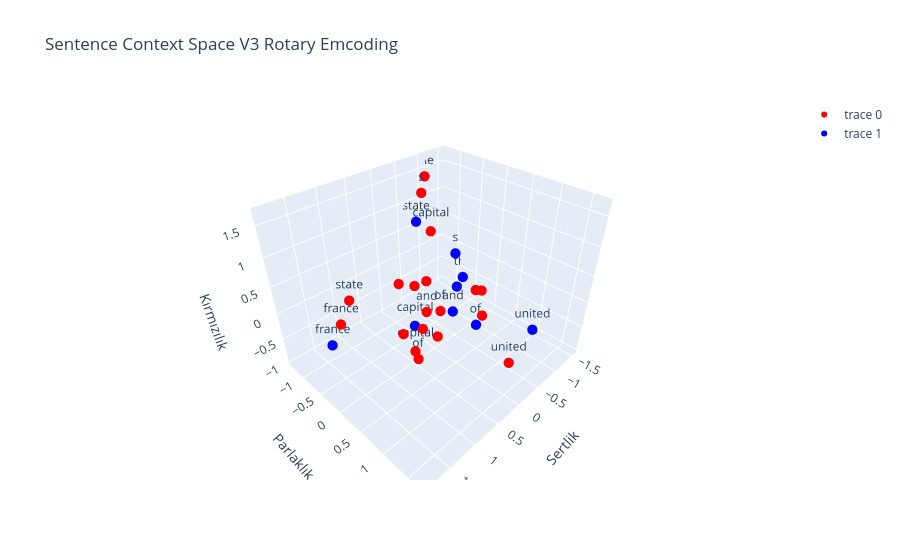

The notebook cell this image was saved under:
### Code cell
sentences_with_rotary = [
  {
    "words": meanings_with_pos_encodings.detach().numpy(),
    "labels": tokenizer.tokenizer(sentence),
    "color": "red",
  },
  {
    "words": meanings.detach().numpy(),
    "labels": tokenizer.tokenizer(sentence),
    "color": "blue"
  }
]
plot_dots(sentences_with_rotary, "Sentence Context Space V3 Rotary Emcoding")

### Figure 1 — Plotly figure (JSON) as saved in the notebook; plotly's stock layout.template omitted (floating-point values rounded to 4 significant figures)
{"data": [{"hoverinfo": "text", "marker": {"color": "red", "size": 6}, "mode": "markers+text", "text": ["the", " ", "capital", " ", "of", " ", "united", " ", "state", "s", " ", "and", " ", "the", " ", "capital", " ", "of", " ", "france"], "type": "scatter3d", "x": [-1.526, -0.2323, 0.5956, 0.7659, 0.6953, -0.4051, 0.258, -0.4287, 1.25, -0.0681, 0.515, 0.2922, -0.737, -1.069, 0.09841, 0.4722, 0.6551, 0.488, -0.6436, 1.869], "y": [-0.7502, -0.736, 0.1624, 0.09502, 0.3404, 0.6569, 1.682, -0.6418, -0.5207, -0.3443, 0.5748, 0.1123, 0.2291, -1.322, -0.7655, 0.3977, 0.408, 0.6011, 0.4259, 0.2104], "z": [-0.654, -0.2287, -0.6406, -0.2198, -0.618, -0.2022, -0.07552, -0.1765, 0.3446, 1.674, -0.1252, -0.04594, -0.08446, 1.376, -0.04035, 1.536, 0.005375, 0.3495, 0.05088, 0.6809]}, {"hoverinfo": "text", "marker": {"color": "blue", "size": 6}, "mode": "markers+text", "text": ["the", " ", "capital", " ", "of", " ", "united", " ", "state", "s", " ", "and", " ", "the", " ", "capital", " ", "of", " ", "france"], "type": "scatter3d", "x": [-1.526, -0.7448, -0.1002, -0.7448, -0.7121, -0.7448, -0.2223, -0.7448, -0.697, -0.07983, -0.7448, -0.111, -0.7448, -1.526, -0.7448, -0.1002, -0.7448, -0.7121, -0.7448, 1.879], "y": [-0.7502, -0.2022, -0.6092, -0.2022, 0.3037, -0.2022, 1.687, -0.2022, -1.161, 0.3417, -0.2022, 0.2927, -0.2022, -0.7502, -0.2022, -0.6092, -0.2022, 0.3037, -0.2022, -0.07213], "z": [-0.654, -0.2297, -0.9798, -0.2297, -0.7773, -0.2297, 0.2284, -0.2297, 0.6995, 0.9488, -0.2297, -0.1578, -0.2297, -0.654, -0.2297, -0.9798, -0.2297, -0.7773, -0.2297, 0.1578]}], "layout": {"scene": {"xaxis": {"title": {"text": "Sertlik"}}, "yaxis": {"title": {"text": "Parlaklık"}}, "zaxis": {"title": {"text": "Kırmızılık"}}}, "title": {"text": "Sentence Context Space V3 Rotary Emcoding"}}}
